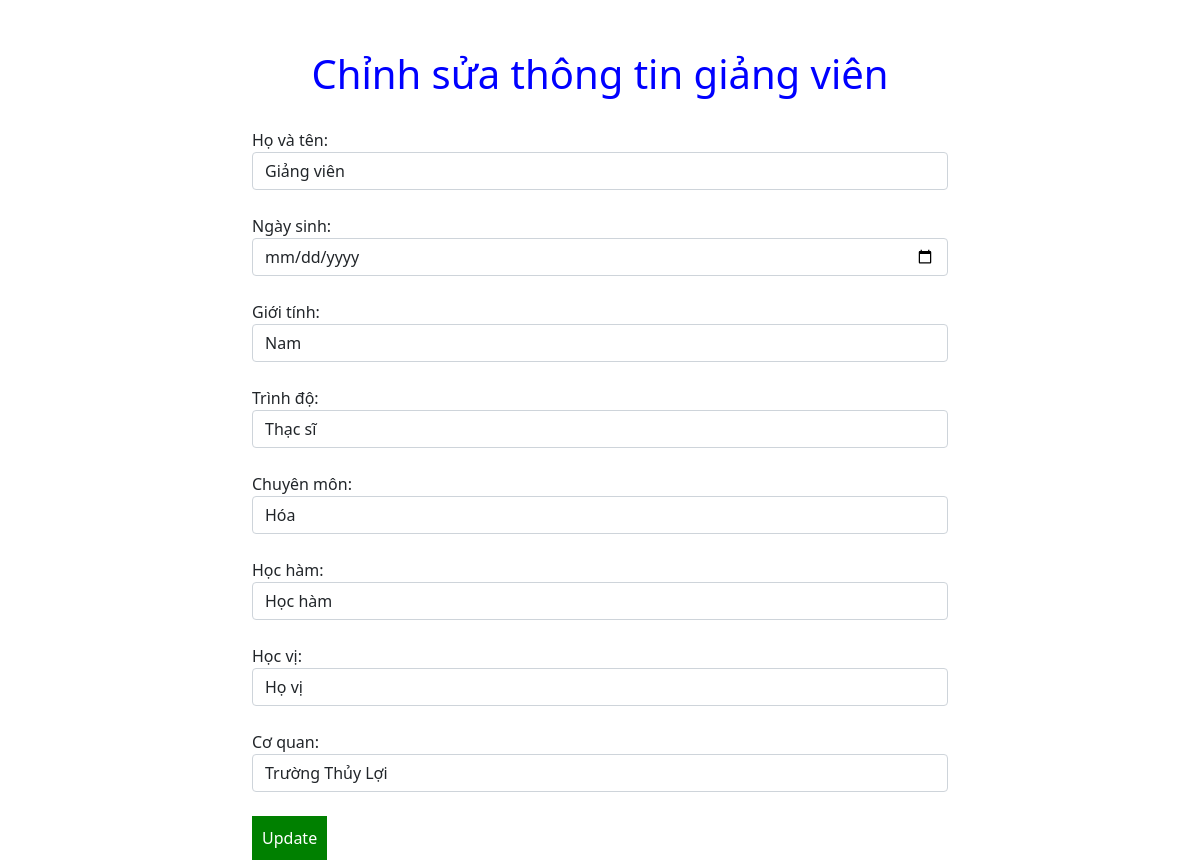
Page /index.php?controller=giangvien&action=edit&magv=8 on the earlier database version.
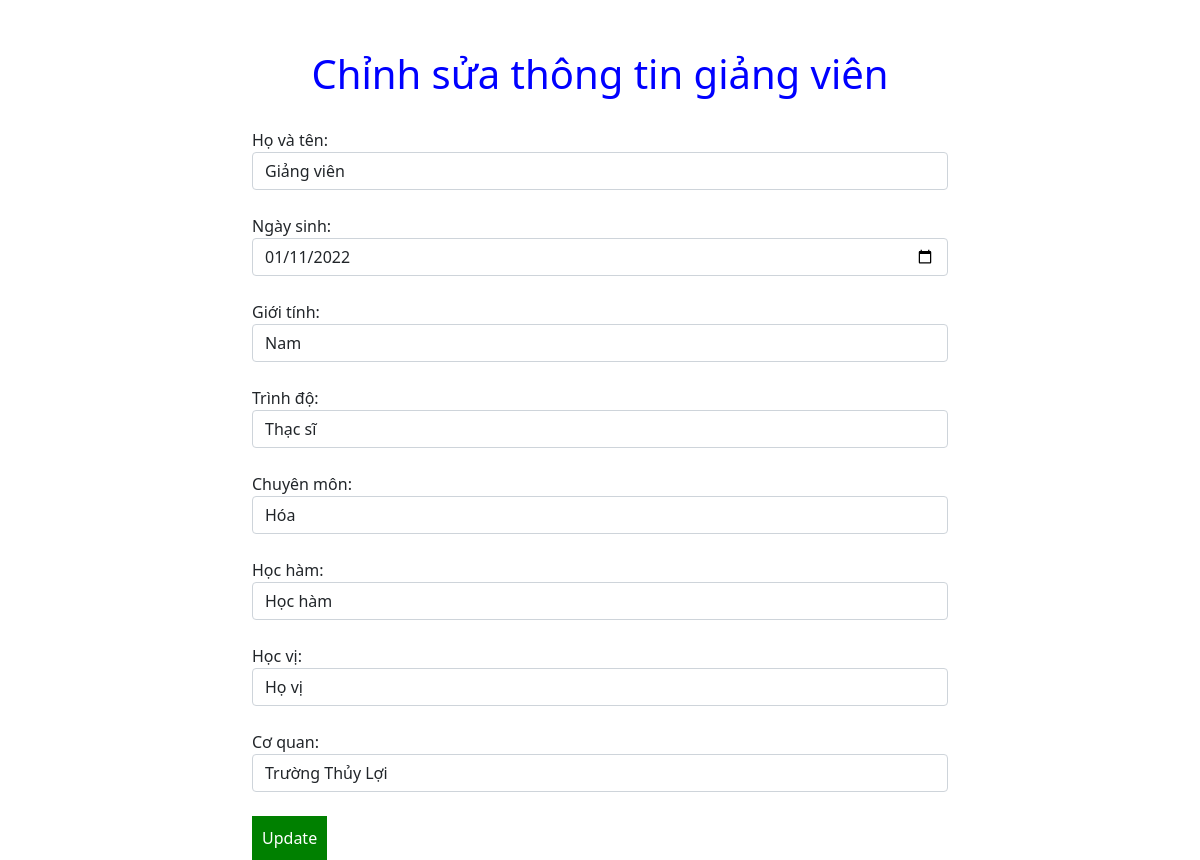
Same page on the later database version.
### tables this page shows
CREATE TABLE `giangvien` (
  `magv` int(11) NOT NULL,
  `hovaten` varchar(255) DEFAULT NULL,
  `ngaysinh` date DEFAULT NULL,
  `gioitinh` varchar(255) DEFAULT NULL,
  `trinhdo` varchar(255) DEFAULT NULL,
  `chuyenmon` varchar(255) DEFAULT NULL,
  `hocham` varchar(255) DEFAULT NULL,
  `hocvi` varchar(255) DEFAULT NULL,
  `coquan` varchar(255) DEFAULT NULL
);

### controllers/giangvienController.php (called while the page is built, shortened)
<?php
require_once 'models/giangvien.php';
class giangvienController {
    public function edit() {
        $magv = $_GET['magv'];
        $giangvienModel = new giangvien();
        $giangvien = $giangvienModel->getgiangvienById($magv);
        require_once 'views/giangviens/edit.php';
    }
}

### index.php (called while the page is built, shortened)
<?php
$action = isset($_GET['action']) ? $_GET['action'] :
    'index';
$object = new $classController();
$object->$action();
?>

### models/giangvien.php (called while the page is built, shortened)
<?php
class giangvien {
    public function getgiangvienById($magv = null) {
        $connection = $this->connectDb();
        $querySelect = "SELECT * FROM giangvien WHERE magv=$magv";
        $results = mysqli_query($connection, $querySelect);
        $giangvien = [];
        if (mysqli_num_rows($results) > 0) {
            $giangviens = mysqli_fetch_all($results, MYSQLI_ASSOC);
            $giangvien = $giangviens[0];
        }
        return $giangvien;
    }
    public function connectDb() {
        $connection = mysqli_connect(DB_HOST,
            DB_USERNAME, DB_PASSWORD, DB_NAME);
        return $connection;
    }
}

### views/giangviens/edit.php (the view, shortened to what this page needs)
<?php
    require "header.php";
?>
<div style = "width:60%" class="container">
    <h1 style="display: flex;align-items: center;justify-content: center;margin-bottom:30px;margin-top:50px;color:blue">Chỉnh sửa thông tin giảng viên</h1>
<form action="" method="post">
Họ và tên:
    <input class="form-control" type="text"
           name="hovaten"
           value="<?php
           echo isset($_POST['hovaten']) ? $_POST['hovaten'] : $giangvien['hovaten']?>"
    />
    <br />
    Ngày sinh:
    <input class="form-control" type="date"
           name="ngaysinh"
           value="<?php
           echo isset($_POST['ngaysinh']) ? $_POST['ngaysinh'] : $giangvien['ngaysinh']?>"
    />
    <br />
    Giới tính:
    <input class="form-control" type="text"
           name="gioitinh"
           value="<?php
           echo isset($_POST['gioitinh']) ? $_POST['gioitinh'] : $giangvien['gioitinh']?>"
    />
    <br />
    Trình độ:
    <input class="form-control" type="text"
           name="trinhdo"
           value="<?php
           echo isset($_POST['trinhdo']) ? $_POST['trinhdo'] : $giangvien['trinhdo']?>"
    />
    <br />
    Chuyên môn:
    <input class="form-control" type="text"
           name="chuyenmon"
           value="<?php
           echo isset($_POST['chuyenmon']) ? $_POST['chuyenmon'] : $giangvien['chuyenmon']?>"
    />
    <br />
    Học hàm:
    <input class="form-control" type="text"
           name="hocham"
           value="<?php
           echo isset($_POST['hocham']) ? $_POST['hocham'] : $giangvien['hocham']?>"
    />
    <br />
    Học vị:
    <input class="form-control" type="text"
           name="hocvi"
           value="<?php
           echo isset($_POST['hocvi']) ? $_POST['hocvi'] : $giangvien['hocvi']?>"
    />
    <br />
    Cơ quan:
    <input class="form-control" type="text"
           name="coquan"
           value="<?php
           echo isset($_POST['coquan']) ? $_POST['coquan'] : $giangvien['coquan']?>"
    />
    <br />
    <input style="border:none;   background-color: green;color: white;;padding:10px" type="submit" name="submit" value="Update" />
</form>
</div>

Differences in the rows shown:
changed giangvien "Giảng viên": ngaysinh (not shown) → "01/11/2022"
